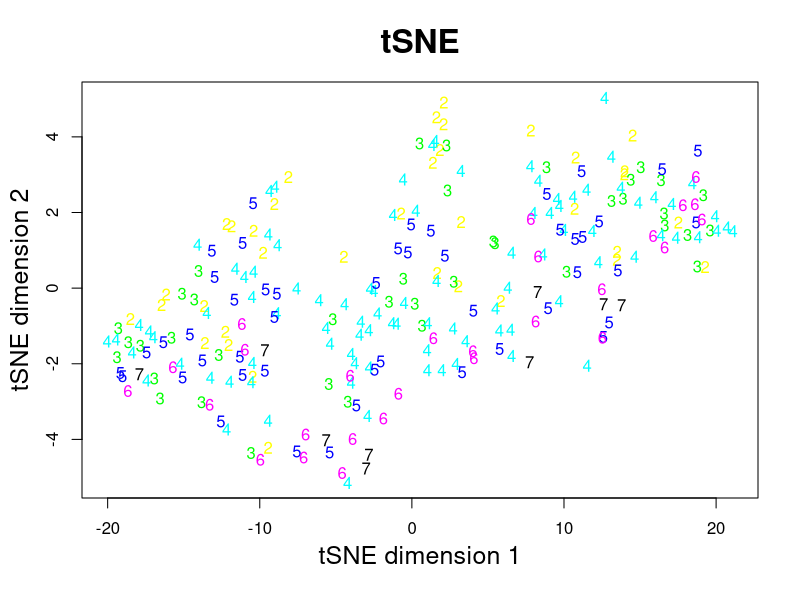
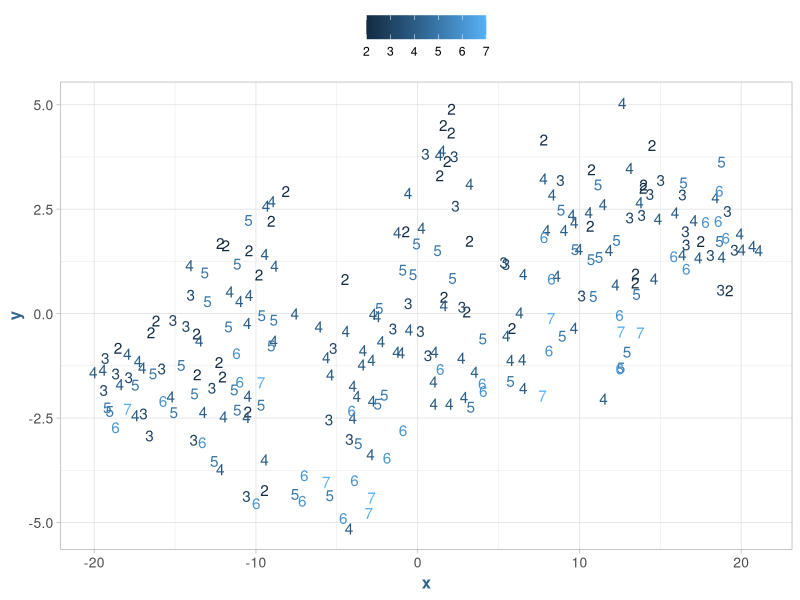

R code for these plots, in order: (Note: this script raises an error after producing the figures.)
library(data.table)
library(readxl)
library(dplyr)
library(corrplot)
library(ggplot2)
library(ggthemes)
library(ggfortify)
library(RColorBrewer)
library(tidyverse)
library(Rtsne)

theme_set(theme_light())

# Theme Overrides
theme_update(plot.title = element_text(hjust = 0.5),
             axis.text.x = element_text(size = 10),
             axis.text.y = element_text(size = 10),
             axis.title = element_text(face = "bold", size = 12, colour = "steelblue4"),
             legend.position = "top", legend.title = element_blank())

path.data <- "D:/Projects/MSDS-Unsupervised-Learning/datasets"
setwd(path.data)

###########################
# Data load and prep
###########################

tsne_data <- as.data.table(read_csv("bodyfat.csv"))[, c("Age", "Density") := NULL]

head(tsne_data)


###########################
# Exploratory Data Analysis
# Data Prep
###########################

# review range of variables and ensure no N/As exist
summary(tsne_data)

# using rtsne
set.seed(1) # for reproducibility
tsne <- Rtsne(tsne_data, dims = 2, perplexity=30, verbose=TRUE, max_iter = 5000, learning = 200)

# visualizing
colors = rainbow(length(unique(tsne_data$agegroup)))
names(colors) = unique(tsne_data$agegroup)

par(mgp=c(2.5,1,0))

plot(tsne$Y, t='n', main="tSNE", xlab="tSNE dimension 1", ylab="tSNE dimension 2", cex.main=2, cex.lab=1.5)
text(tsne$Y, labels = tsne_data$agegroup, col = colors[tsne_data$agegroup])

tsne.results <- data.table(x = tsne$Y[,1], y = tsne$Y[,2], group = tsne_data$agegroup)

ggplot(tsne.results, aes(x, y, label = group, color = group)) +
  geom_text()

# train and plot using different parameters
tsne_plot <- function(perpl=30,iterations=500,learning=200){
  set.seed(1) # for reproducibility
  tsne <- Rtsne(tsne_data %>% select(-Density, -agegroup), dims = 2, perplexity=perpl, verbose=TRUE, max_iter=iterations, eta=learning)
  plot(tsne$Y, t='n', main = print(paste0("perplexity = ",perpl, ", max_iter = ",iterations, ", learning rate = ",learning)), xlab="tSNE dimension 1", ylab="tSNE dimension 2", cex.main=1, cex.lab=1.5)
  text(tsne$Y, labels = tsne_data$agegroup, col = colors[tsne_data$agegroup])
}

perplexity_values <- c(2,5,30,50,80)
sapply(perplexity_values, function(i){tsne_plot(perpl=i)})

learning_values <- c(20,200,2000)
sapply(learning_values,function(i){tsne_plot(learning=i)})
